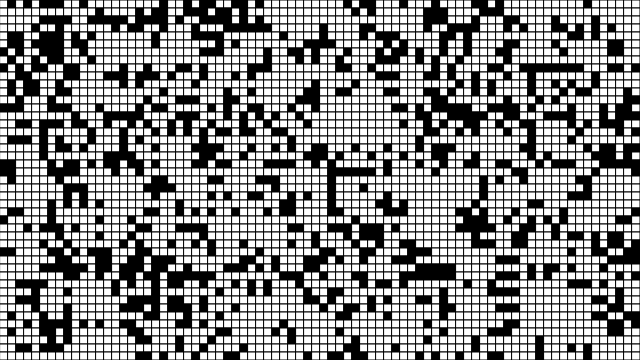
Frame 1 (no input)
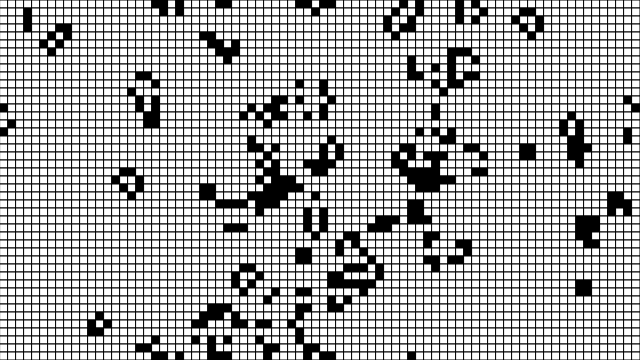
Frame 60 (no input)
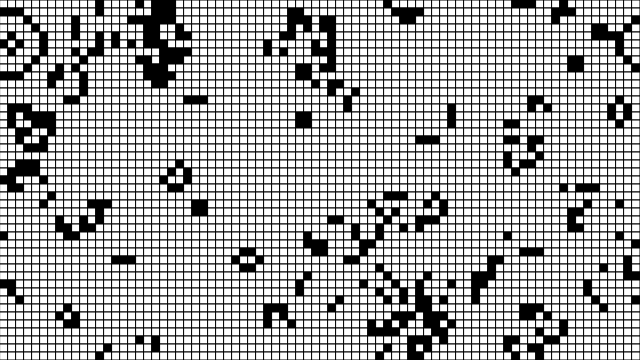
Frame 120 (the mouse pressed at the canvas centre since frame 60)

The p5.js sketch that drew these frames (run headless with seeded random() and noise() and a simulated clock; from frame 60 on, the mouse is pressed at the canvas centre):

// p5.js sketch
// ── sketch.js
// The Nature of Code
// Daniel Shiffman
// http://natureofcode.com

// A basic implementation of John Conway's Game of Life CA

// Each cell is now an object!

let gol;

function setup() {
  createCanvas(640, 360);
  gol = new GOL();
}

function draw() {
  background(255);
  gol.generate();
  gol.display();
}

// reset board when mouse is pressed
function mousePressed() {
  gol.init();
}


// ── GOL.js
// The Nature of Code
// Daniel Shiffman
// http://natureofcode.com

function GOL() {

  this.w = 8;
  this.columns = width/this.w;
  this.rows = height/this.w;
  this.board = new Array(this.columns);
  for (let i = 0; i < this.columns; i++) {
    this.board[i] = new Array(this.rows);
  }

  this.init = function() {
    for (let i =0;i < this.columns;i++) {
      for (let j =0;j < this.rows;j++) {
        this.board[i][j] = Math.floor(random(2));
      }
    }
  };
  this.init();

  // The process of creating the new generation
  this.generate = function() {

    let next = new Array(this.columns);
    for (let i = 0; i < this.columns; i++) {
      next[i] = new Array(this.rows);
    }

    // Loop through every spot in our 2D array and check spots neighbors
    for (let x = 0; x < this.columns; x++) {
      for (let y = 0; y < this.rows; y++) {
        // Add up all the states in a 3x3 surrounding grid
        let neighbors = 0;

        for (let i = -1; i <= 1; i++) {
          for (let j = -1; j <= 1; j++) {
            neighbors += this.board[(x+i+this.columns)%this.columns][(y+j+this.rows)%this.rows];
          }
        }

        // A little trick to subtract the current cell's state since
        // we added it in the above loop
        neighbors -= this.board[x][y];

        // Rules of Life
        if      ((this.board[x][y] == 1) && (neighbors <  2)) next[x][y] = 0;           // Loneliness
        else if ((this.board[x][y] == 1) && (neighbors >  3)) next[x][y] = 0;           // Overpopulation
        else if ((this.board[x][y] === 0) && (neighbors == 3)) next[x][y] = 1;           // Reproduction
        else                                            next[x][y] = this.board[x][y];  // Stasis
      }
    }

    // Next is now our board
    this.board = next;
  };

  // This is the easy part, just draw the cells, fill 255 for '1', fill 0 for '0'
  this.display = function() {
    for (let i = 0; i < this.columns;i++) {
      for (let j = 0; j < this.rows;j++) {
        if ((this.board[i][j] == 1)) fill(0);
        else fill(255);
        stroke(0);
        rect(i*this.w, j*this.w, this.w, this.w);
      }
    }
  };
}
